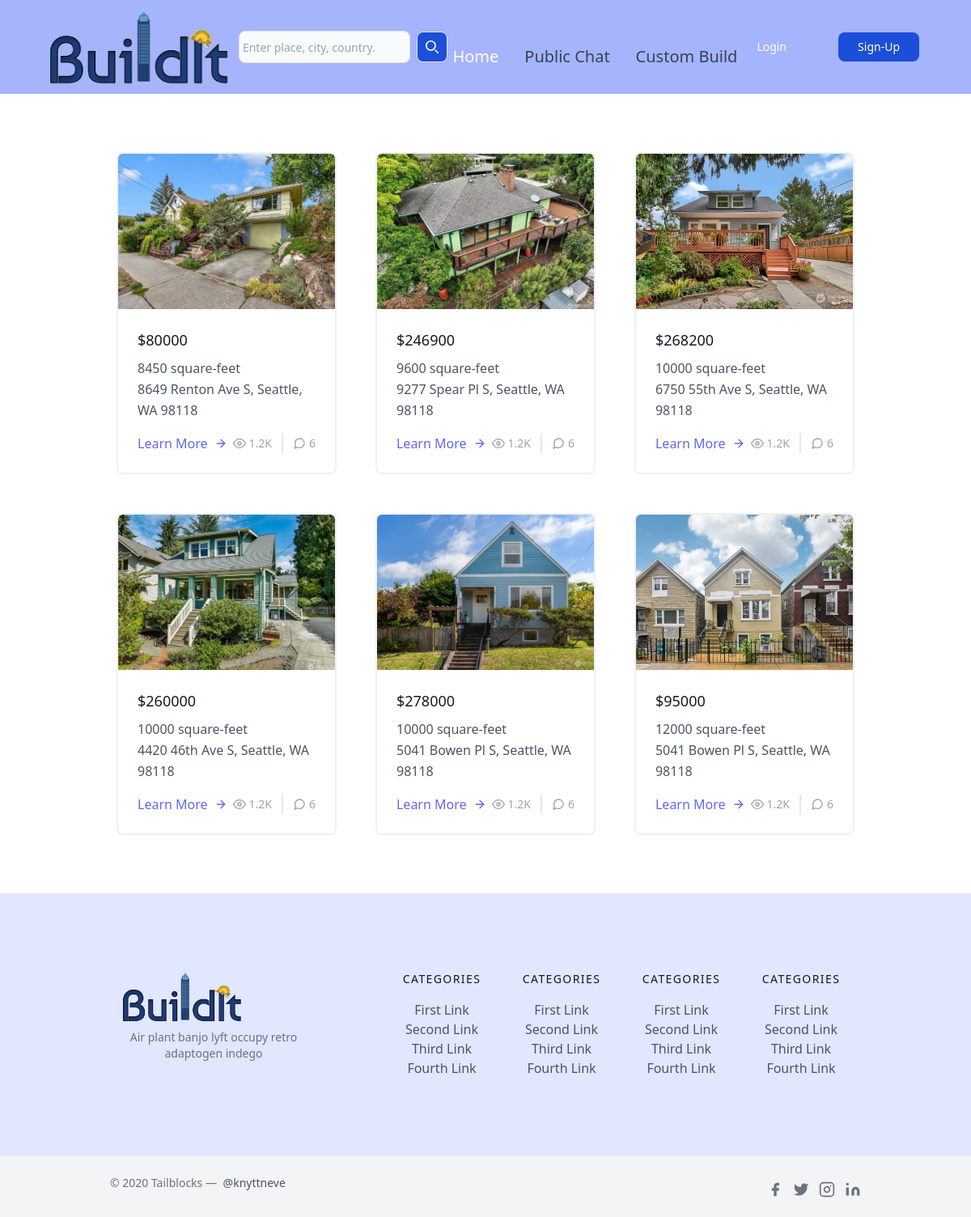
/search/, run on an earlier commit of the app's database.
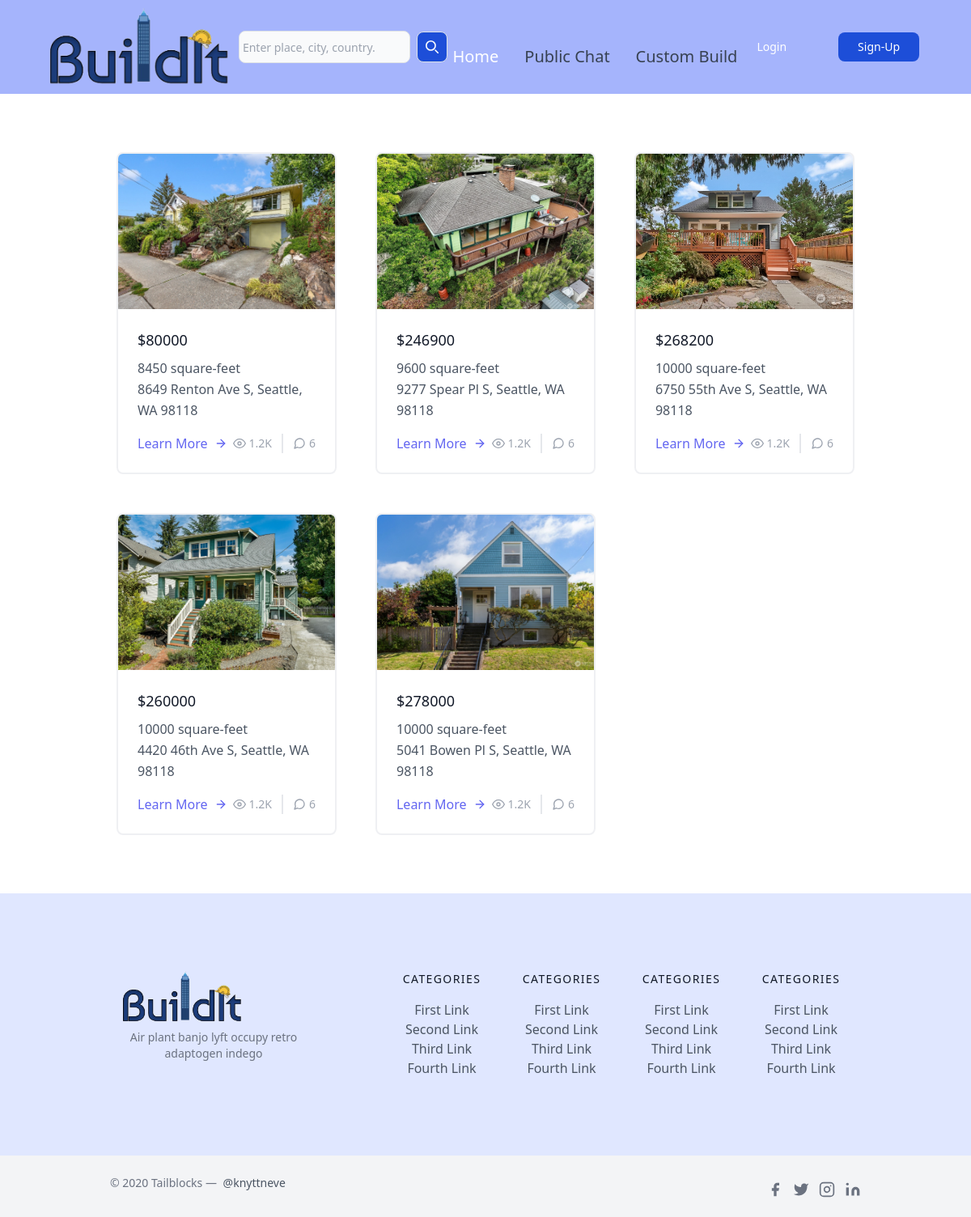
And on a later commit of the database.
### posts/models.py (models this page shows, shortened)
class Post(models.Model):
    post_pic1 = models.FileField(default='empty.jpg',null=True,blank=True,upload_to='post-pic1/')
    post_pic2 = models.FileField(default='empty.jpg',null=True,blank=True,upload_to='post-pic2/')
    post_pic3 = models.FileField(default='empty.jpg',null=True,blank=True,upload_to='post-pic3/')
    post_pic4 = models.FileField(default='empty.jpg',null=True,blank=True,upload_to='post-pic4/')
    post_pic5 = models.FileField(default='empty.jpg',null=True,blank=True,upload_to='post-pic5/')
    post_pic6 = models.FileField(default='empty.jpg',null=True,blank=True,upload_to='post-pic6/')
    address = models.CharField(max_length=100,default='')
    price = models.IntegerField(default=0)
    use_for = models.IntegerField(default=0)
    map = models.CharField(max_length=400, default='')
    MSZoning = models.CharField(max_length=50, default='')
    LotFrontage = models.IntegerField(default=0)
    LotArea = models.IntegerField(default=0)
    BldgType = models.CharField(max_length=50, default='')
    OverallQual = models.CharField(max_length=50, default='')
    OverallCond = models.CharField(max_length=50, default='')
    YearBuilt = models.IntegerField(default=0)
    RoofStyle = models.CharField(max_length=50, default='')
    RoofMatl = models.CharField(max_length=50, default='')
    Exterior1st = models.CharField(max_length=50, default='')
    Exterior2nd = models.CharField(max_length=50, default='')
    ExterQual = models.CharField(max_length=50, default='')
    ExterCond = models.CharField(max_length=50, default='')
    Foundation = models.CharField(max_length=50, default='')
    BsmtQual = models.CharField(max_length=50, default='')
    BsmtCond = models.CharField(max_length=50, default='')
    TotalBsmtSF = models.IntegerField(default=0)
    CentralAir = models.CharField(max_length=50, default='')
    FirstFlrSF = models.IntegerField(default=0)
    SecondFlrSF = models.IntegerField(default=0)
    GrLivArea = models.IntegerField(default=0)
    KitchenQual = models.CharField(max_length=50, default='')
    TotRmsAbvGrd = models.IntegerField(default=0)
    GarageType = models.CharField(max_length=50, default='')
    GarageCars = models.IntegerField(default=0)
    GarageArea = models.IntegerField(default=0)
    GarageQual = models.CharField(max_length=50, default='')
    GarageCond = models.CharField(max_length=50, default='')
    PoolArea = models.IntegerField(default=0)
    MiscVal = models.IntegerField(default=0)
    SaleType = models.CharField(max_length=50,default='')
    SaleCondition = models.CharField(max_length=50, default='')
    date_posted = models.DateTimeField(default=timezone.now)
    author = models.ForeignKey(User, on_delete=models.CASCADE)

### posts/views.py (the view)
# urls.py: path('search/', PostSearchView.as_view(), name='post_search'),
class PostSearchView(ListView):
    model = Post
    template_name = 'posts/post_search_results.html'
    context_object_name = 'posts'
    def get_queryset(self):
        queryset = Post.objects.all()
        form = PostSearchForm(self.request.GET or None)
        if form.is_valid():
            address = form.cleaned_data.get('address')
            if address:
                queryset = queryset.filter(address__icontains=address)
        return queryset
    def get_context_data(self, **kwargs):
        context = super().get_context_data(**kwargs)
        context['form_x'] = PostSearchForm(self.request.GET)
        return context

### posts/templates/posts/post_search_results.html (shortened to what this page needs)
{% extends 'posts/base.html' %}
{% block content %}
<section class="text-gray-600 body-font">
  <div class="container px-5 py-16 mx-auto">
    <div class="flex flex-wrap -m-4">
      {%   for post in posts %}
      <div class="p-4 md:w-1/3">
        <div class="h-full border-2 border-gray-200 border-opacity-60 rounded-lg overflow-hidden">
          <img class="lg:h-48 md:h-36 w-full object-cover object-center" src="{{ post.post_pic1.url }}" alt="blog">
          <div class="p-6">
            <h1 class="title-font text-lg font-medium text-gray-900 mb-2 font-bold">${{ post.price }}</h1>
              <p class="leading-relaxed ">{{ post.LotArea }} square-feet</p>
              <p class="leading-relaxed mb-3">{{ post.address }}</p>
            <div class="flex items-center flex-wrap ">
              <a class="text-indigo-500 inline-flex items-center md:mb-2 lg:mb-0" href="{% url 'post-detail' post.id %}">Learn More
                <svg class="w-4 h-4 ml-2" viewBox="0 0 24 24" stroke="currentColor" stroke-width="2" fill="none" stroke-linecap="round" stroke-linejoin="round">
                  <path d="M5 12h14"></path>
                  <path d="M12 5l7 7-7 7"></path>
                </svg>
              </a>
              <span class="text-gray-400 mr-3 inline-flex items-center lg:ml-auto md:ml-0 ml-auto leading-none text-sm pr-3 py-1 border-r-2 border-gray-200">
                <svg class="w-4 h-4 mr-1" stroke="currentColor" stroke-width="2" fill="none" stroke-linecap="round" stroke-linejoin="round" viewBox="0 0 24 24">
                  <path d="M1 12s4-8 11-8 11 8 11 8-4 8-11 8-11-8-11-8z"></path>
                  <circle cx="12" cy="12" r="3"></circle>
                </svg>1.2K
              </span>
              <span class="text-gray-400 inline-flex items-center leading-none text-sm">
                6
              </span>
            </div>
          </div>
        </div>
      </div>
      {% endfor %}
    </div>
  </div>
</section>
{% endblock %}

What changed in the data, as far as the page shows it:
removed Post: post_pic1 (picture), price "95000", LotArea "12000", address "5041 Bowen Pl S, Seattle, WA 98118"
